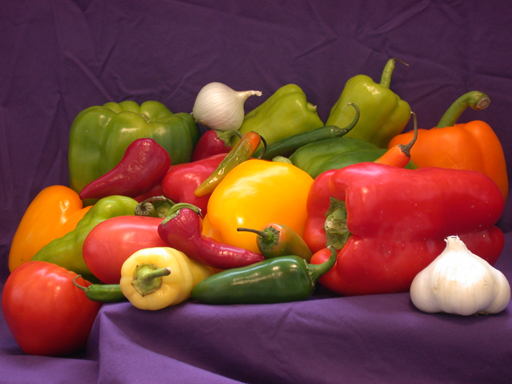
#> input picture images/peppers_color.png, 512 x 384 px
$ python demo.py
#> lines starting #> are read from the running program, lines starting #| are printed output that depends on the picture
### show_matched_features.py
import numpy as np
import cv2 as cv

def padarray(array, pad_width, pad_value=0, pad_position='pre') -> None:
    """Pads a given array with zeros

    Args:
        array (_type_): numpy array to be padded.
        pad_width (_type_): padding width, a tuple indicating the number of rows and columns to pad.
        pad_value (int, optional): pad value, the value to use for padding. Defaults to 0.
        pad_position (str, optional): Whether to pad 'pre' (before) or 'post' (after) the array.. Defaults to 'pre'.

    Raises:
        ValueError: _description_

    Returns:
        None: _description_
    """
    if pad_position == 'pre':
        if len(array.shape) == 3:
            return np.pad(array, ((pad_width[0], 0), (pad_width[1], 0), (0, 0)), mode='constant', constant_values=pad_value)
        else:
            return np.pad(array, ((pad_width[0], 0), (pad_width[1], 0)), mode='constant', constant_values=pad_value)
    elif pad_position == 'post':
        if len(array.shape) == 3:
            return np.pad(array, ((0, pad_width[0]), (0, pad_width[1]), (0, 0)), mode='constant', constant_values=pad_value)
        else:
            return np.pad(array, ((0, pad_width[0]), (0, pad_width[1])), mode='constant', constant_values=pad_value)
    else:
        raise ValueError("pad_position must be 'pre' or 'post'")


def show_matched_features(
    I1: np.array,
    kp1: np.float32,
    I2: np.array,
    kp2: np.float32,
    matches: np.array,
    circ_radius: float=2,
    line_thickness: float=1,
) -> np.ndarray:
    """_summary_

    Args:
        I1 (np.array): input image 1
        kp1 (np.float32): keypoints matching image 1
        I2 (np.array): input image 2
        kp2 (np.float32): keypoints matching image 2
        matches (np.array): matches vector
        circ_radius (float, optional): keypoint radius. Defaults to 1.
        line_thickness (float, optional): line width. Defaults to 1.

    Returns:
        np.ndarray: output image
    """
    # Pad the smaller image
    paddedSize = [max(I1.shape[0], I2.shape[0]), max(I1.shape[1], I2.shape[1])]
    I1pad = [paddedSize[0] - I1.shape[0], paddedSize[1] - I1.shape[1]]
    I2pad = [paddedSize[0] - I2.shape[0], paddedSize[1] - I2.shape[1]]
    I1pre = np.round(np.divide(I1pad, 2)).astype(int).tolist()
    I2pre = np.round(np.divide(I2pad, 2)).astype(int).tolist()
    I1 = padarray(I1, I1pre, 0, 'pre')
    I2 = padarray(I2, I2pre, 0, 'pre')
    I1 = padarray(I1, np.subtract(I1pad, I1pre), 0, 'post')
    I2 = padarray(I2, np.subtract(I2pad, I2pre), 0, 'post')

    # Fuse the images
    if len(I1.shape) == 3:
        imfused = np.dstack((I2[:, :, 0], I1[:, :, 0], I2[:, :, 0]))
    else:
        imfused = np.dstack((I2, I1, I2))

    # Offset the matched keypoints
    offset1 = np.flip(I1pre).tolist()
    offset2 = np.flip(I2pre).tolist()

    kp1 = np.vstack(kp1.tolist())
    kp2 = np.vstack(kp2.tolist())

    kp1 = np.add(kp1, offset1)
    kp2 = np.add(kp2, offset2)

    # Plot the matches
    for idx, m in enumerate(matches):
        # So the keypoint locs are stored as a tuple of floats.  cv.line(), like most other things,
        # wants locs as a tuple of ints.
        if m == 1:
            end1 = tuple(np.round(kp1[idx, :]).astype(int))
            end2 = tuple(np.round(kp2[idx, :]).astype(int))
            cv.line(imfused, end1, end2, (255, 255, 0), line_thickness, cv.LINE_AA)
            cv.circle(
                imfused, end1, circ_radius, (0, 255, 0), line_thickness, cv.LINE_AA
            )
            cv.circle(
                imfused, end2, circ_radius, (255, 0, 0), line_thickness, cv.LINE_AA
            )

    return imfused

### demo.py
import numpy as np
import cv2 as cv
import matplotlib.pyplot as plt
from show_matched_features import show_matched_features

img1_name = r"images/peppers_color.png"
img2_name = r"images/peppers_color_rotsc.png"
MIN_MATCH_COUNT = 10

img1 = cv.imread(img1_name, cv.IMREAD_GRAYSCALE)  # queryImage
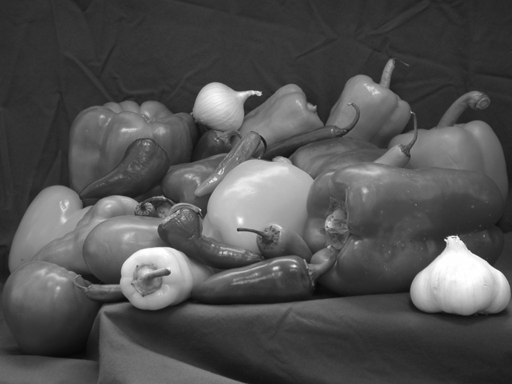
#> img1: shape (384, 512); min 7, max 255, mean 81.2
img2 = cv.imread(img2_name, cv.IMREAD_GRAYSCALE)  # trainImage
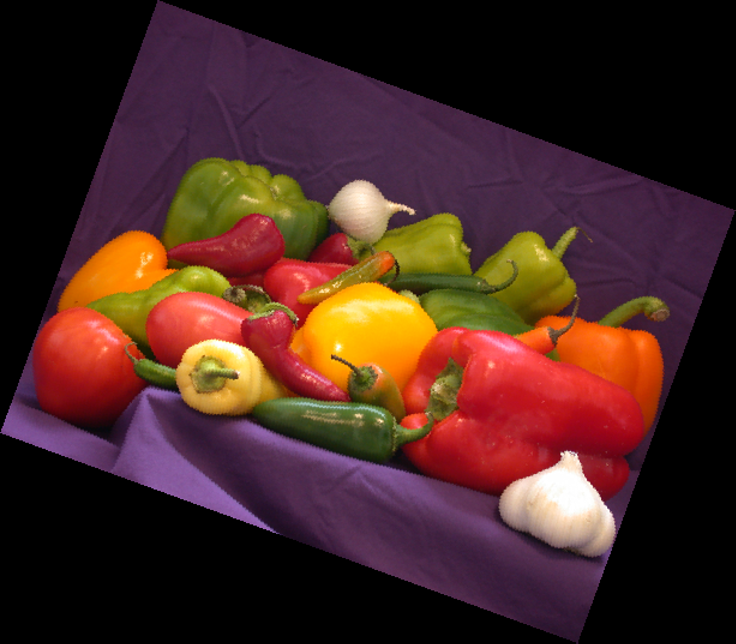
#> input picture images/peppers_color_rotsc.png, 736 x 644 px
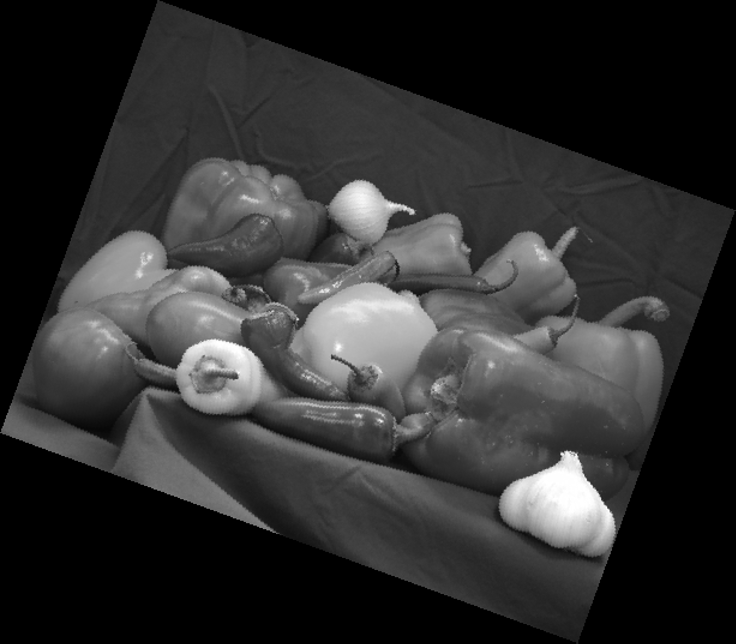
#> img2: shape (644, 736); min 0, max 255, mean 48.5

# Initiate SIFT detector
sift = cv.SIFT_create()

# find the keypoints and descriptors with SIFT
kp1, des1 = sift.detectAndCompute(img1, None)
#> kp1 = 383 keypoints; strongest (x, y, size): (457, 274, 41.2), (217, 101, 25.2), (259, 93, 3.5), (454, 242, 10.2)
kp2, des2 = sift.detectAndCompute(img2, None)
#> kp2 = 654 keypoints; strongest (x, y, size): (565, 501, 55.1), (361, 203, 29.6), (562, 454, 2), (412, 212, 4.1)

# FLANN parameters
FLANN_INDEX_KDTREE = 1
index_params = dict(algorithm=FLANN_INDEX_KDTREE, trees=5)
search_params = dict(checks=50)  # or pass empty dictionary

flann = cv.FlannBasedMatcher(index_params, search_params)
matches = flann.knnMatch(des1, des2, k=2)
#> matches = 383 matches

# Need to draw only good matches, so create a mask
matchesMask_putative = [[0, 0] for i in range(len(matches))]
#> matchesMask_putative = 383 pairs, first value 0 to 0, second value 0 to 0

# ratio test as per Lowe's paper
good = []
for i, (m, n) in enumerate(matches):
    if m.distance < 0.7 * n.distance:
        matchesMask_putative[i] = [1, 0]
        good.append(m)
#> after the loop, good = 247 matches; matchesMask_putative = 383 pairs, first value 0 to 1, second value 0 to 0

if len(good) > MIN_MATCH_COUNT:
    src_pts = np.float32([kp1[m.queryIdx].pt for m in good]).reshape(-1, 1, 2)
#> src_pts = 247 rows, first 8: [33.47, 193.5], [42.15, 271.6], [58.03, 287.9], [63.35, 278.8], [63.35, 278.8], [63.35, 210.2], [63.51, 219.9], [63.51, 219.9]
    dst_pts = np.float32([kp2[m.trainIdx].pt for m in good]).reshape(-1, 1, 2)
#> dst_pts = 247 rows, first 8: [116.3, 231.9], [93.99, 323.8], [105, 348.8], [115.4, 340.7], [115.4, 340.7], [143.4, 263.3], [139.2, 274], [139.2, 274]

    M, mask = cv.findHomography(src_pts, dst_pts, cv.RANSAC, 5.0)
#> M = [[1.13, -0.41, 157.9], [0.411, 1.13, -0.00841], [-2.36e-07, 1.58e-06, 1]]; mask = 247 values from 1 to 1
    matchesMask = mask.ravel().tolist()
#> matchesMask = 247 values from 1 to 1
else:
    print("Not enough matches are found - {}/{}".format(len(good), MIN_MATCH_COUNT))
    matchesMask = None

# cv.drawMatchesKnn expects list of lists as matches.
draw_params = dict(
    matchColor=(0, 255, 0),
    singlePointColor=(255, 0, 0),
    matchesMask=matchesMask_putative,
    flags=cv.DrawMatchesFlags_DEFAULT,
)
#> draw_params = 4 items

img3 = cv.drawMatchesKnn(img1, kp1, img2, kp2, matches, None, **draw_params)
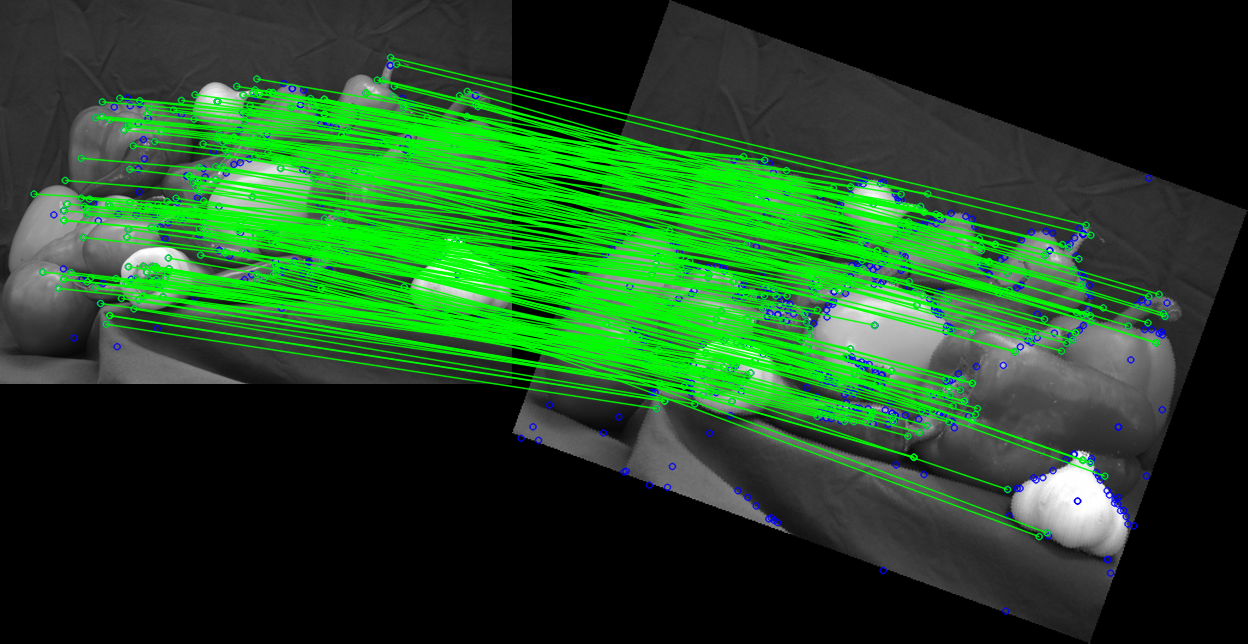
#> img3: shape (644, 1248, 3); mean of channels 0, 1, 2 35, 74.9, 32.7; drawn as B, G, R
plt.figure("Putative matches")
plt.imshow(img3)
plt.axis('off')
plt.show()

imfused = show_matched_features(img1, src_pts, img2, dst_pts, matchesMask)
#> in padarray, `return np.pad(array, ((pad_width[0], 0), (pad_width[1], 0)), mode='con..`:
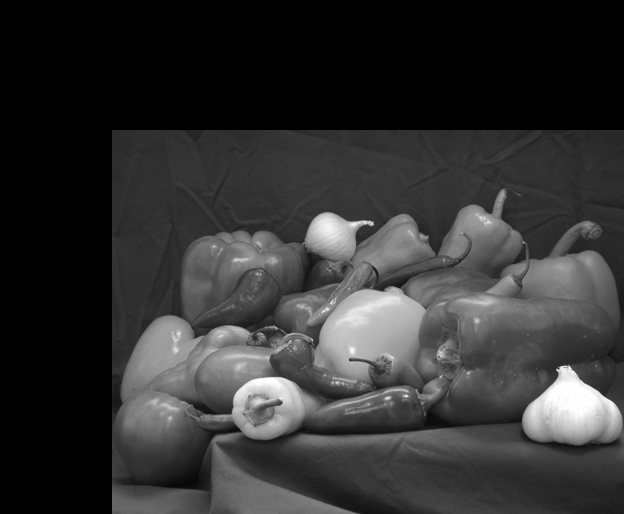
#> returned value: shape (514, 624); min 0, max 255, mean 49.7
#> call 3 of padarray, with pad_width = array of shape (2,), pad_value = 0, pad_position = 'post'
#> in padarray (call 3), `return np.pad(array, ((0, pad_width[0]), (0, pad_width[1])), mode='con..`:
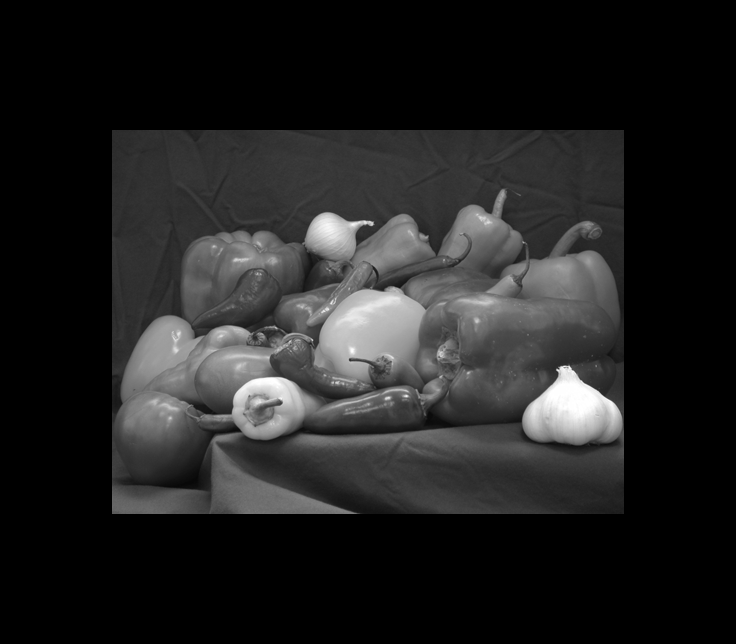
#> returned value: shape (644, 736); min 0, max 255, mean 33.7
#> in show_matched_features, `kp1 = np.vstack(kp1.tolist())`: kp1 = 247 pairs, first value 33.47 to 477.7, second value 57.05 to 323.8
#> in show_matched_features, `kp2 = np.vstack(kp2.tolist())`: kp2 = 247 pairs, first value 93.99 to 652.5, second value 156.2 to 536.1
#> in show_matched_features, `kp1 = np.add(kp1, offset1)`: kp1 = 247 pairs, first value 145.5 to 589.7, second value 187.1 to 453.8
#> the loop in show_matched_features, `for idx, m in enumerate(matches):` made 247 passes
#> (end1, end2) on passes 1 to 12: ((145, 323), (116, 232)), ((154, 402), (94, 324)), ((170, 418), (105, 349)), ((175, 409), (115, 341)), ((175, 409), (115, 341)), ((175, 340), (143, 263)), ((176, 350), (139, 274)), ((176, 350), (139, 274)), ((177, 310), (157, 230)), ((179, 333), (150, 257)), ((183, 402), (126, 336)), ((193, 328), (168, 256))
#> end1 on pass 100: (315, 347)
#> after the loop in show_matched_features, `for idx, m in enumerate(matches):`:
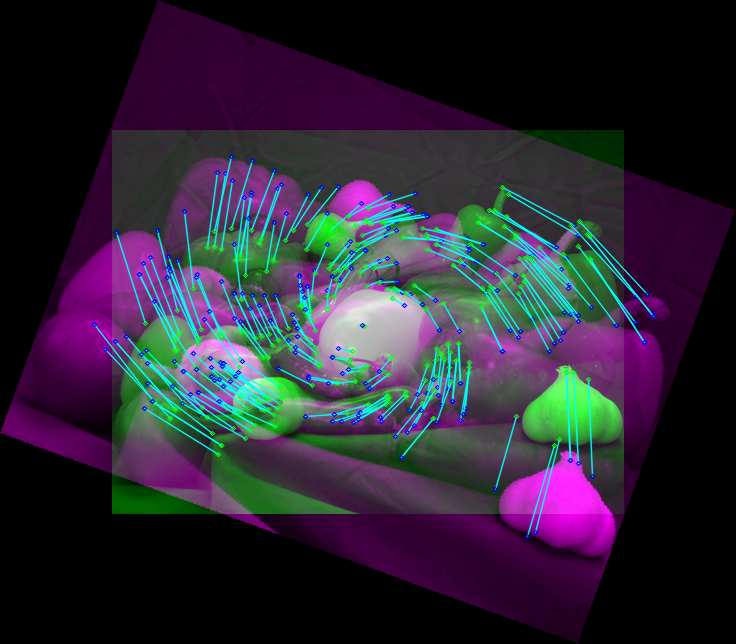
#> imfused: shape (644, 736, 3); mean of channels 0, 1, 2 52.9, 38.5, 44.5; drawn as B, G, R
plt.figure("Inlier matches")
plt.imshow(imfused)
plt.axis('off')
plt.show()
